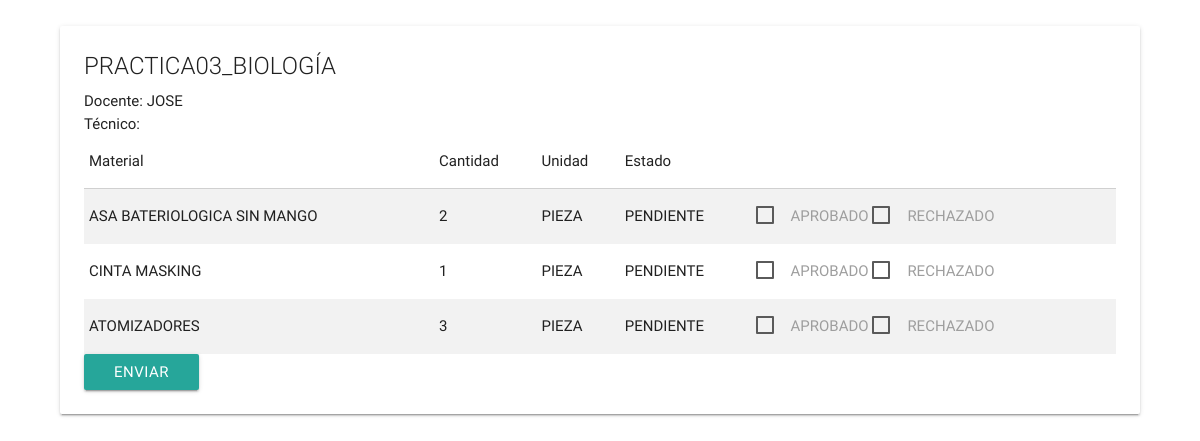
Screenshot of /paginas/aceptar_material_tecnico.php?id=PRACTICA03_BIOLOGÍA (signed in) with the database file from the repository.
### tables this page shows
CREATE TABLE `material_practica` (
  `ID_PRACTICA` varchar(50) NOT NULL,
  `ID_MATERIAL` int(50) NOT NULL,
  `ID_HORARIO` int(5) NOT NULL,
  `ID_TECNICO` varchar(50) DEFAULT NULL,
  `CANTIDAD_USADA` varchar(10) NOT NULL,
  `UNIDAD` varchar(50) NOT NULL,
  `ESTADO` varchar(20) NOT NULL,
  `OBSERVACIONES` mediumtext
);

CREATE TABLE `material` (
  `ID_MATERIAL` int(50) NOT NULL,
  `USUARIO_ADMIN` varchar(50) NOT NULL,
  `DESCRIPCION` mediumtext NOT NULL,
  `MARCA` varchar(50) NOT NULL,
  `PROVEDOR` varchar(50) NOT NULL,
  `CANTIDAD` varchar(10) NOT NULL,
  `UNIDAD` varchar(50) NOT NULL,
  `FECHA_ENTREGA` date NOT NULL,
  `FECHA_ACTUALIZACION` date NOT NULL,
  `OBSERVACIONES` mediumtext
);

### paginas/aceptar_material_tecnico.php (the view, shortened to what this page needs)
<!DOCTYPE html>
<html>
  <head>
  </head>
  <body>
    <div style="width:90%;margin: 26px auto;">
      <div class="card">
				<div class="card-content">
          <form  action="../acciones/aceptar_material_tecnico_a.php" method="post">
            <?php
  	          include '../conexion.php';
  	          mysqli_query($conect,"SET NAMES 'utf8'");
  	          $practica = $_GET['id'];
  	          $docente = "SELECT DISTINCT(horario.ID_MAESTRO)
  	                      FROM material_practica
  	                      INNER JOIN horario ON material_practica.ID_HORARIO = horario.ID_HORARIO WHERE material_practica.ID_PRACTICA = '{$practica}'";
  	          $tecnico = "SELECT DISTINCT(tecnico.`NOMBRE(S)`)
  	                      FROM material_practica
  	                      INNER JOIN tecnico ON material_practica.ID_TECNICO = tecnico.ID_TECNICO WHERE material_practica.ID_PRACTICA = '{$practica}'";
  	          $lista = "SELECT material.DESCRIPCION, material_practica.CANTIDAD_USADA, material_practica.UNIDAD, material_practica.ESTADO, material_practica.ID_MATERIAL
  	                       FROM material_practica
  	                       INNER JOIN material ON material_practica.ID_MATERIAL = material.ID_MATERIAL WHERE material_practica.ID_PRACTICA = '{$practica}'";
  	          $docente = mysqli_query($conect,$docente);
  	          $docente = mysqli_fetch_array($docente,MYSQLI_BOTH);
  	          if($tecnico = mysqli_query($conect,$tecnico)){
  								$tecnico = mysqli_fetch_array($tecnico,MYSQLI_BOTH);
  						}
  						else {
  								$tecnico = "No asignado";
  						}
  	          $lista = mysqli_query($conect,$lista);
  						echo "<span class='card-title truncate'>".$practica."</span>Docente: ".$docente[0]."<br>Técnico: ".$tecnico[0]."";
  	          echo "<table class='striped' border='1px'>
  	                  <thead>
  		                  <tr>
  		                    <td>Material</td>
  		                    <td>Cantidad</td>
  		                    <td>Unidad</td>
  												<td>Estado</td>
  		                  </tr>
  										</thead>";
              $i = 0;
              $iaux= $i;
  	          while ($result = mysqli_fetch_array($lista, MYSQLI_BOTH)) {
  	            echo "<tr>
  	                    <td>".$result[0]."</td>
  	                    <td>".$result[1]."</td>
  	                    <td>".$result[2]."</td>
  											<td>".$result[3]."</td>
                        <td><input id='estados".$i."' type='checkbox' name='estado[".$iaux."]' class='validate' value='APROBADO'/>
                            <label for='estados".$i."'>APROBADO</label>
                            <input id='estados".++$i."' type='checkbox' name='estado[".$iaux."]' class='validate' value='RECHAZADO'/>
                            <label for='estados".$i."'>RECHAZADO</label>
                            <input type='hidden' name='id_material[".$iaux."]' value='".$result[4]."'>
                        </td>
  	                  </tr>";
                $i++;
                $iaux++;
  	          }
  	          echo "</table>";
  	        ?>
	          <a type="submit" class="btn waves-effect waves-light" onclick="$('.form1').click();">Enviar</a>
          </form>
				</div>
      </div>
    </div>
  </body>
</html>

### rows the page displays
material_practica: ID_MATERIAL.DESCRIPCION "ASA BATERIOLOGICA SIN MANGO", CANTIDAD_USADA "2", UNIDAD "PIEZA", ESTADO "PENDIENTE"
material_practica: ID_MATERIAL.DESCRIPCION "CINTA MASKING", CANTIDAD_USADA "1", UNIDAD "PIEZA", ESTADO "PENDIENTE"
material_practica: ID_MATERIAL.DESCRIPCION "ATOMIZADORES", CANTIDAD_USADA "3", UNIDAD "PIEZA", ESTADO "PENDIENTE"

### other values shown
$practica "PRACTICA03_BIOLOGÍA"
$docente[0] "JOSE"
